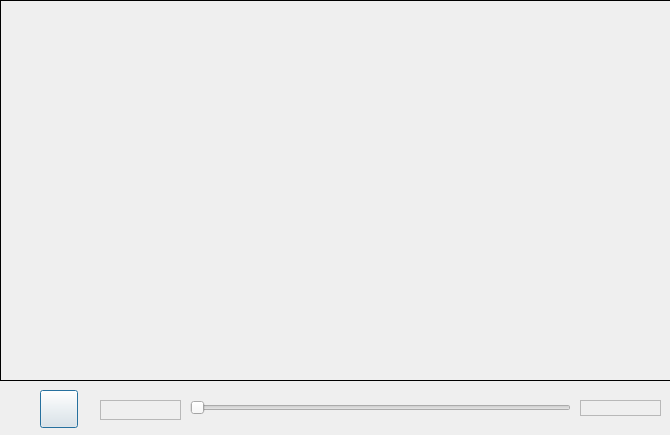
<?xml version="1.0" encoding="UTF-8"?>
<ui version="4.0">
 <class>FFVideoPlayer</class>
 <widget class="QDialog" name="FFVideoPlayer">
  <property name="geometry">
   <rect>
    <x>0</x>
    <y>0</y>
    <width>670</width>
    <height>435</height>
   </rect>
  </property>
  <property name="windowTitle">
   <string>Dialog</string>
  </property>
  <widget class="m_Label" name="videoShow_Lab">
   <property name="geometry">
    <rect>
     <x>0</x>
     <y>0</y>
     <width>671</width>
     <height>381</height>
    </rect>
   </property>
   <property name="frameShape">
    <enum>QFrame::Box</enum>
   </property>
   <property name="text">
    <string/>
   </property>
  </widget>
  <widget class="QPushButton" name="play_Btn">
   <property name="enabled">
    <bool>true</bool>
   </property>
   <property name="geometry">
    <rect>
     <x>40</x>
     <y>390</y>
     <width>38</width>
     <height>38</height>
    </rect>
   </property>
   <property name="font">
    <font>
     <pointsize>14</pointsize>
    </font>
   </property>
   <property name="text">
    <string/>
   </property>
   <property name="autoDefault">
    <bool>true</bool>
   </property>
  </widget>
  <widget class="QSlider" name="timeSlider">
   <property name="geometry">
    <rect>
     <x>190</x>
     <y>400</y>
     <width>381</width>
     <height>16</height>
    </rect>
   </property>
   <property name="orientation">
    <enum>Qt::Horizontal</enum>
   </property>
  </widget>
  <widget class="QLabel" name="curr_Time_Lab">
   <property name="geometry">
    <rect>
     <x>100</x>
     <y>400</y>
     <width>81</width>
     <height>20</height>
    </rect>
   </property>
   <property name="font">
    <font>
     <pointsize>12</pointsize>
    </font>
   </property>
   <property name="frameShape">
    <enum>QFrame::StyledPanel</enum>
   </property>
   <property name="text">
    <string/>
   </property>
  </widget>
  <widget class="QLabel" name="total_Time_Lab">
   <property name="geometry">
    <rect>
     <x>580</x>
     <y>400</y>
     <width>81</width>
     <height>16</height>
    </rect>
   </property>
   <property name="font">
    <font>
     <pointsize>12</pointsize>
    </font>
   </property>
   <property name="frameShape">
    <enum>QFrame::StyledPanel</enum>
   </property>
   <property name="text">
    <string/>
   </property>
  </widget>
 </widget>
 <customwidgets>
  <customwidget>
   <class>m_Label</class>
   <extends>QLabel</extends>
   <header location="global">m_label.h</header>
  </customwidget>
 </customwidgets>
 <resources/>
 <connections/>
</ui>
